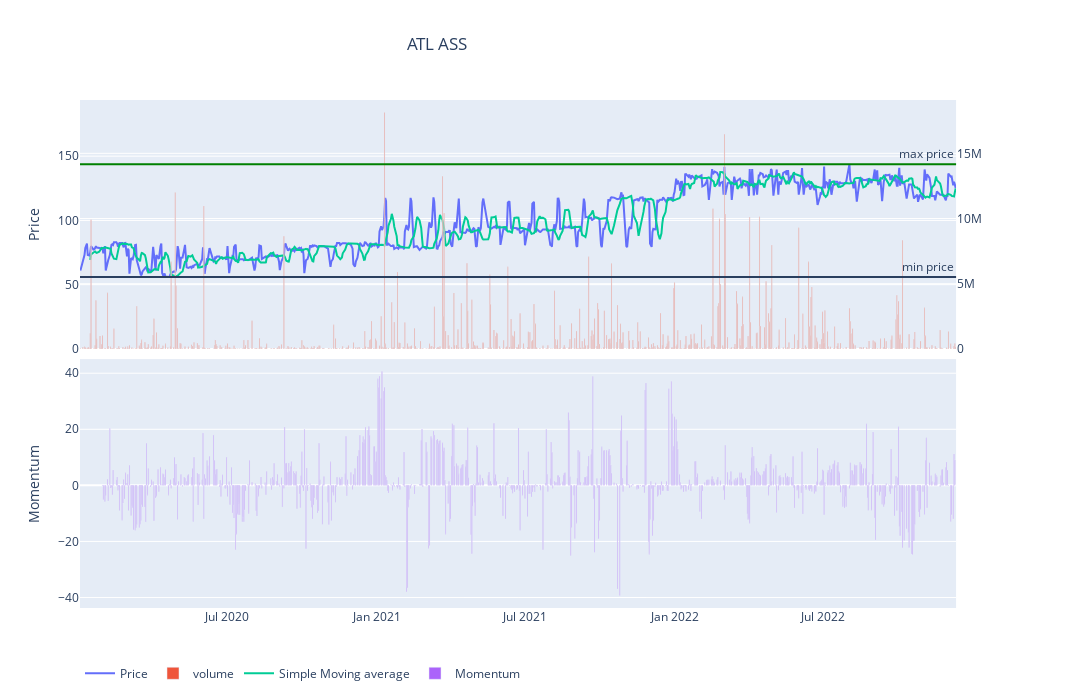

The notebook cell saved with this chart:
### Markdown cell above
- Let's understand the algorithm :

### Code cell
df = Stock('ATL AS')
z = pd.DataFrame(df.data)
z = z [['date','closing','volume']]
   
z['date'] = pd.to_datetime(z['date'], format='%y%m%d') # 

# set the date as index
df1 = z.set_index('date') 

# Momentum parameters :
N = [5, 20, 120, 252]
M = df.moment(df, N)


# SMA parametrs
k = 5
sma = df.SMA(df,k)

# Add an ather axis to my plot
fig = make_subplots(rows=2,cols=1,
                shared_xaxes = True,vertical_spacing = 0.02,
                specs=[[{"secondary_y": True}], [{"secondary_y": False}]],
                )
#fig2 = make_subplots(specs=[[{"secondary_y": True}]]) 

# plot the closing price 
fig.add_trace(go.Scatter(x=df1.index,y=df1['closing'],name='Price'),secondary_y=False,) 

# plot the volume 
fig.add_trace(go.Bar(x=df1.index,y=df1['volume'],name='volume'),secondary_y=True,)

# plot the simple moving average
fig.add_trace(go.Scatter(x=df1.index[k:len(df.data)],y= sma ,name='Simple Moving average'),secondary_y=False,)

# plot the simple moving average
fig.add_trace(go.Bar(x=df1.index[N[1]:len(df.data)], y= M[1] ,name='Momentum'), row=2, col=1, secondary_y=False,)

# update the y axes
#fig2.update_yaxes(visible=True, secondary_y=True) 
#fig2.update_yaxes(visible=True, secondary_y=False)
fig.update_yaxes(visible=True,row=1, col=1, secondary_y=False, range= [0, max(df1['closing'])+50])
fig.update_yaxes(title_text="Price", row=1, col=1,secondary_y=False)
fig.update_yaxes(title_text="Momentum", row=2, col=1)

#fig.update_yaxes(title_text="Momentum", row=3, col=1)
fig.add_hline(y=df.df_minp(),row=1, col=1,  annotation_text="min price" )
fig.add_hline(y=df.df_maxp(),row=1, col=1, line_color="green",  annotation_text="max price" )
# show the plots
fig.update_layout(legend=dict(orientation="h",))
fig.update_layout(height=700, width=1100,title={'text': 'ATL ASS', 'x': 0.4})
fig.show()

### Figure 1 — Plotly figure (JSON) as saved in the notebook; plotly's stock layout.template omitted (floating-point values rounded to 4 significant figures; data arrays with more than 128 entries replaced by an {"elided": "..."} marker saying what was removed)
{"data": [{"name": "Price", "type": "scatter", "x": {"elided": "732 str values"}, "xaxis": "x", "y": {"elided": "732 float values"}, "yaxis": "y"}, {"name": "volume", "type": "bar", "x": {"elided": "732 str values"}, "xaxis": "x", "y": {"elided": "732 float values"}, "yaxis": "y2"}, {"name": "Simple Moving average", "type": "scatter", "x": {"elided": "727 str values"}, "xaxis": "x", "y": {"elided": "732 float values"}, "yaxis": "y"}, {"name": "Momentum", "type": "bar", "x": {"elided": "712 str values"}, "xaxis": "x2", "y": {"elided": "711 float values"}, "yaxis": "y3"}], "layout": {"annotations": [{"showarrow": false, "text": "min price", "x": 1, "xanchor": "right", "xref": "x domain", "y": 56, "yanchor": "bottom", "yref": "y"}, {"showarrow": false, "text": "max price", "x": 1, "xanchor": "right", "xref": "x domain", "y": 143.7, "yanchor": "bottom", "yref": "y"}], "height": 700, "legend": {"orientation": "h"}, "shapes": [{"type": "line", "x0": 0, "x1": 1, "xref": "x domain", "y0": 56, "y1": 56, "yref": "y"}, {"line": {"color": "green"}, "type": "line", "x0": 0, "x1": 1, "xref": "x domain", "y0": 143.7, "y1": 143.7, "yref": "y"}], "title": {"text": "ATL ASS", "x": 0.4}, "width": 1100, "xaxis": {"anchor": "y", "domain": [0, 0.94], "matches": "x2", "showticklabels": false}, "xaxis2": {"anchor": "y3", "domain": [0, 0.94]}, "yaxis": {"anchor": "x", "domain": [0.51, 1], "range": [0, 193.7], "title": {"text": "Price"}, "visible": true}, "yaxis2": {"anchor": "x", "overlaying": "y", "side": "right"}, "yaxis3": {"anchor": "x2", "domain": [0, 0.49], "title": {"text": "Momentum"}}}}
